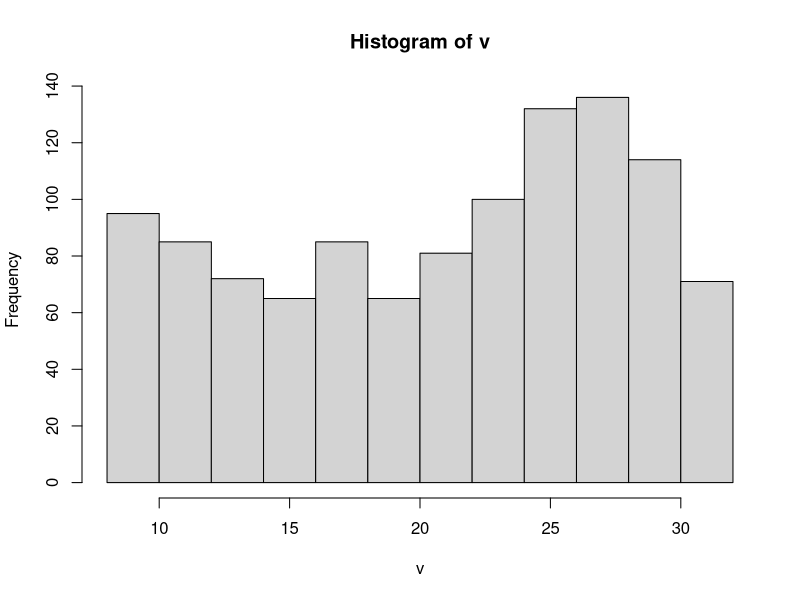

Recreate this plot in R.

library(tidyverse)

easter = function(Y){
  a = Y%%19
  b = Y%/% 100
  c = Y%% 100
  d = b %/% 4
  e = b%% 4
  g = (13 + 8*b)%/% 25
  h = (15+19*a + b - d - g)%% 30
  i = c%/% 4
  k = c%% 4
  l = (32 + 2*e + 2*i - h - k)%%7
  m = (a + 11*h + 19*l)%/% 433
  
  month = (90+h+l-7*m)%/% 25
  day = (19 + h + l - 7*m + 33*month)%%32
  return (c(day,month, day + (month-3)*7))
}
v = c()
for (y in 1900:3000){
  v = c(v,easter(y)[3])
}

print(length(v))
hist(v)
